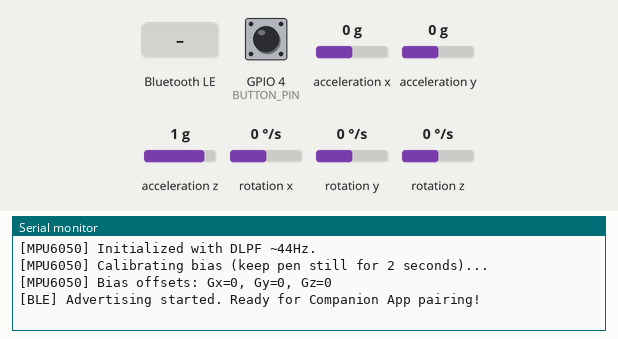
Recording of a sketch running on a simulated ESP32. Shown: the last lines printed to the serial monitor. Wiring (inferred from the names in the program): MPU-6050 motion sensor at I2C address 0x68. Inputs (shaded band) come from the test bench; at power-on: GPIO 4 (BUTTON_PIN) HIGH, acceleration x 0 g, acceleration y 0 g, acceleration z 1 g, rotation x 0 °/s, rotation y 0 °/s, rotation z 0 °/s. Nothing arrives over Bluetooth unless stated; a phone connects over Bluetooth LE 3 s after start.

Above: at 3.3 s.
3.4 s: GPIO 4 (BUTTON_PIN) pulled LOW for 0.15 s
At 4.7 s:
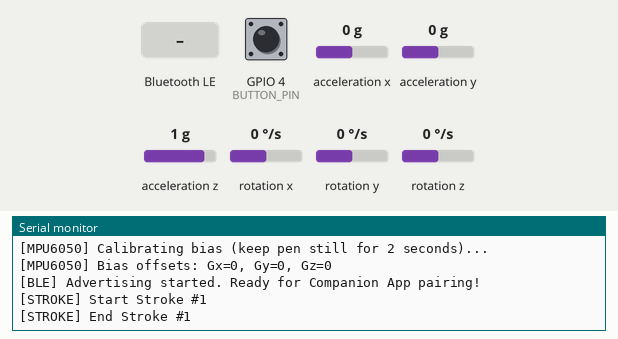
5.0 s: Bluetooth LE write "CALIBRATE_BIAS" received
At 6.2 s:
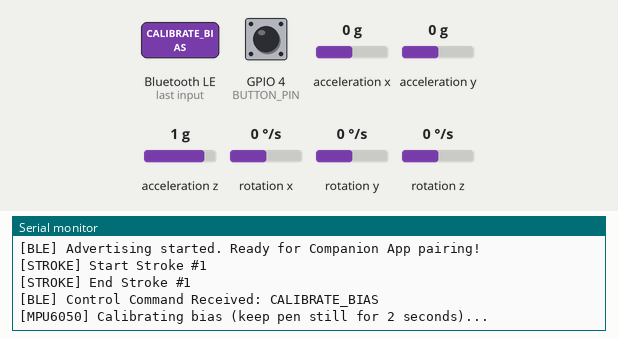
8.0 s: Bluetooth LE write "RESET_STROKE" received
At 9.2 s:
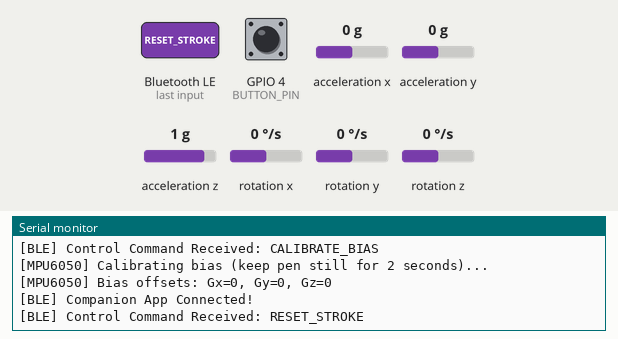
9.5 s: Bluetooth LE write "1" received
At 10.3 s:
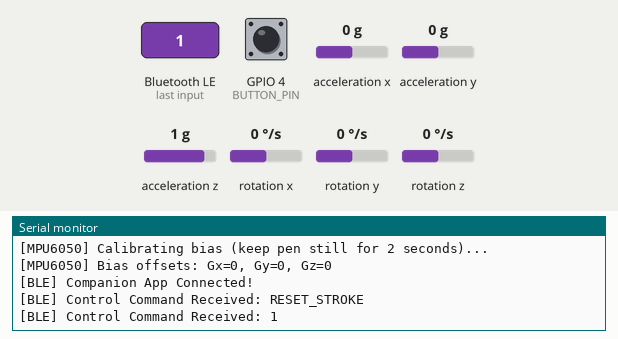

Measured:
- after the input at 3.4 s, the serial monitor: prints a new line at once (image 1)
- after the input at 5.0 s, the serial monitor: prints a new line at once (image 2)
- after the input at 8.0 s, the serial monitor: prints a new line at once (image 3)
- after the input at 9.5 s, the serial monitor: prints a new line at once (image 4)

The sketch:

AirPen_BLE_Companion.ino
```cpp
/*
 * AirPen v2 — Companion BLE GATT Firmware Sketch
 * K. J. Somaiya Institute of Technology · Group 11
 *
 * Hardware Wiring:
 *   MPU6050 VCC -> ESP32 3.3V
 *   MPU6050 GND -> ESP32 GND
 *   MPU6050 SDA -> ESP32 GPIO21
 *   MPU6050 SCL -> ESP32 GPIO22
 *   Button      -> ESP32 GPIO4 (active LOW with internal pull-up)
 *
 * BLE GATT Service UUID:        19B10000-E8F2-537E-4F6C-D104768A1214
 * IMU Stream Characteristic:    19B10001-E8F2-537E-4F6C-D104768A1214 (NOTIFY)
 * Stroke Event Characteristic:  19B10002-E8F2-537E-4F6C-D104768A1214 (NOTIFY)
 * Control/Config Characteristic:19B10003-E8F2-537E-4F6C-D104768A1214 (WRITE/READ)
 */

#include <Wire.h>
#include <BLEDevice.h>
#include <BLEServer.h>
#include <BLEUtils.h>
#include <BLE2902.h>

#define BUTTON_PIN 4
#define MPU_ADDR 0x68

// Service & Characteristic UUIDs
#define SERVICE_UUID        "19B10000-E8F2-537E-4F6C-D104768A1214"
#define CHAR_IMU_UUID       "19B10001-E8F2-537E-4F6C-D104768A1214"
#define CHAR_STROKE_UUID    "19B10002-E8F2-537E-4F6C-D104768A1214"
#define CHAR_CONTROL_UUID   "19B10003-E8F2-537E-4F6C-D104768A1214"

BLEServer* pServer = NULL;
BLECharacteristic* pIMUCharacteristic = NULL;
BLECharacteristic* pStrokeCharacteristic = NULL;
BLECharacteristic* pControlCharacteristic = NULL;
bool deviceConnected = false;
bool oldDeviceConnected = false;

// Calibration Offsets
int16_t ax_offset = 0, ay_offset = 0, az_offset = 0;
int16_t gx_offset = 0, gy_offset = 0, gz_offset = 0;

// Button state tracking
bool lastButtonState = HIGH;
unsigned long lastDebounceTime = 0;
const unsigned long debounceDelay = 30;

// Binary packet structure (20 bytes total - fits standard BLE MTU 23)
#pragma pack(push, 1)
struct IMUPacket {
  uint32_t t_ms;     // 4 bytes: timestamp in milliseconds
  int16_t ax;        // 2 bytes: Accel X (raw)
  int16_t ay;        // 2 bytes: Accel Y (raw)
  int16_t az;        // 2 bytes: Accel Z (raw)
  int16_t gx;        // 2 bytes: Gyro X (raw)
  int16_t gy;        // 2 bytes: Gyro Y (raw)
  int16_t gz;        // 2 bytes: Gyro Z (raw)
  uint8_t btn;       // 1 byte:  1 = pressed (pen down), 0 = released
  uint8_t stroke_id; // 1 byte:  incremental stroke counter
};
#pragma pack(pop)

IMUPacket currentPacket;
uint8_t currentStrokeId = 0;
unsigned long lastSampleTime = 0;
const unsigned long sampleInterval = 20; // 50 Hz streaming (20ms)

class ServerCallbacks : public BLEServerCallbacks {
  void onConnect(BLEServer* pServer) {
    deviceConnected = true;
    Serial.println("[BLE] Companion App Connected!");
  }

  void onDisconnect(BLEServer* pServer) {
    deviceConnected = false;
    Serial.println("[BLE] Companion App Disconnected.");
  }
};

class ControlCallbacks : public BLECharacteristicCallbacks {
  void onWrite(BLECharacteristic* pCharacteristic) {
    String value = pCharacteristic->getValue();
    if (value.length() > 0) {
      Serial.print("[BLE] Control Command Received: ");
      Serial.println(value.c_str());
      if (value == "CALIBRATE_BIAS") {
        calibrateMPU();
      } else if (value == "RESET_STROKE") {
        currentStrokeId = 0;
      }
    }
  }
};

void initMPU6050() {
  Wire.begin(21, 22, 400000); // 400kHz I2C
  Wire.beginTransmission(MPU_ADDR);
  Wire.write(0x6B); // PWR_MGMT_1 register
  Wire.write(0x00); // Wake up MPU6050
  Wire.endTransmission(true);

  // Configure DLPF (Digital Low-Pass Filter) -> 0x1A CONFIG register
  // Value 3: ~44 Hz Accel bandwidth, ~42 Hz Gyro bandwidth (ideal for air-writing)
  Wire.beginTransmission(MPU_ADDR);
  Wire.write(0x1A);
  Wire.write(0x03);
  Wire.endTransmission(true);

  // Configure Gyro Full Scale (+/- 500 deg/s) -> 0x1B GYRO_CONFIG register
  Wire.beginTransmission(MPU_ADDR);
  Wire.write(0x1B);
  Wire.write(0x08);
  Wire.endTransmission(true);

  Serial.println("[MPU6050] Initialized with DLPF ~44Hz.");
}

void calibrateMPU() {
  Serial.println("[MPU6050] Calibrating bias (keep pen still for 2 seconds)...");
  int32_t gx_sum = 0, gy_sum = 0, gz_sum = 0;
  const int samples = 200;
  for (int i = 0; i < samples; i++) {
    Wire.beginTransmission(MPU_ADDR);
    Wire.write(0x43); // Gyro start register
    Wire.endTransmission(false);
    Wire.requestFrom(MPU_ADDR, 6, true);
    if (Wire.available() >= 6) {
      gx_sum += (int16_t)(Wire.read() << 8 | Wire.read());
      gy_sum += (int16_t)(Wire.read() << 8 | Wire.read());
      gz_sum += (int16_t)(Wire.read() << 8 | Wire.read());
    }
    delay(10);
  }
  gx_offset = gx_sum / samples;
  gy_offset = gy_sum / samples;
  gz_offset = gz_sum / samples;
  Serial.printf("[MPU6050] Bias offsets: Gx=%d, Gy=%d, Gz=%d\n", gx_offset, gy_offset, gz_offset);
}

void setup() {
  Serial.begin(115200);
  pinMode(BUTTON_PIN, INPUT_PULLUP);

  initMPU6050();
  calibrateMPU();

  // Initialize BLE
  BLEDevice::init("AirPen_v2");
  pServer = BLEDevice::createServer();
  pServer->setCallbacks(new ServerCallbacks());

  BLEService* pService = pServer->createService(SERVICE_UUID);

  // IMU Data characteristic
  pIMUCharacteristic = pService->createCharacteristic(
    CHAR_IMU_UUID,
    BLECharacteristic::PROPERTY_READ | BLECharacteristic::PROPERTY_NOTIFY
  );
  pIMUCharacteristic->addDescriptor(new BLE2902());

  // Stroke Event characteristic
  pStrokeCharacteristic = pService->createCharacteristic(
    CHAR_STROKE_UUID,
    BLECharacteristic::PROPERTY_READ | BLECharacteristic::PROPERTY_NOTIFY
  );
  pStrokeCharacteristic->addDescriptor(new BLE2902());

  // Control characteristic
  pControlCharacteristic = pService->createCharacteristic(
    CHAR_CONTROL_UUID,
    BLECharacteristic::PROPERTY_WRITE | BLECharacteristic::PROPERTY_READ
  );
  pControlCharacteristic->setCallbacks(new ControlCallbacks());

  pService->start();

  BLEAdvertising* pAdvertising = BLEDevice::getAdvertising();
  pAdvertising->addServiceUUID(SERVICE_UUID);
  pAdvertising->setScanResponse(true);
  pAdvertising->setMinPreferred(0x06);
  pAdvertising->setMinPreferred(0x12);
  BLEDevice::startAdvertising();
  Serial.println("[BLE] Advertising started. Ready for Companion App pairing!");
}

void loop() {
  // Read button with debounce
  int reading = digitalRead(BUTTON_PIN);
  if (reading != lastButtonState) {
    lastDebounceTime = millis();
  }

  uint8_t isPressed = 0;
  if ((millis() - lastDebounceTime) > debounceDelay) {
    isPressed = (reading == LOW) ? 1 : 0; // Active LOW
    if (isPressed && !currentPacket.btn) {
      // Stroke started!
      currentStrokeId++;
      Serial.printf("[STROKE] Start Stroke #%d\n", currentStrokeId);
      if (deviceConnected) {
        uint8_t strokeEvent[2] = {0x01, currentStrokeId}; // 0x01 = Stroke Start
        pStrokeCharacteristic->setValue(strokeEvent, 2);
        pStrokeCharacteristic->notify();
      }
    } else if (!isPressed && currentPacket.btn) {
      // Stroke ended
      Serial.printf("[STROKE] End Stroke #%d\n", currentStrokeId);
      if (deviceConnected) {
        uint8_t strokeEvent[2] = {0x00, currentStrokeId}; // 0x00 = Stroke End
        pStrokeCharacteristic->setValue(strokeEvent, 2);
        pStrokeCharacteristic->notify();
      }
    }
    currentPacket.btn = isPressed;
  }
  lastButtonState = reading;

  // Stream IMU samples at fixed interval (50Hz)
  if (millis() - lastSampleTime >= sampleInterval) {
    lastSampleTime = millis();

    Wire.beginTransmission(MPU_ADDR);
    Wire.write(0x3B); // Accel start register
    Wire.endTransmission(false);
    Wire.requestFrom(MPU_ADDR, 14, true);

    if (Wire.available() >= 14) {
      int16_t raw_ax = (Wire.read() << 8 | Wire.read());
      int16_t raw_ay = (Wire.read() << 8 | Wire.read());
      int16_t raw_az = (Wire.read() << 8 | Wire.read());
      Wire.read(); Wire.read(); // Skip temp register
      int16_t raw_gx = (Wire.read() << 8 | Wire.read()) - gx_offset;
      int16_t raw_gy = (Wire.read() << 8 | Wire.read()) - gy_offset;
      int16_t raw_gz = (Wire.read() << 8 | Wire.read()) - gz_offset;

      currentPacket.t_ms = millis();
      currentPacket.ax = raw_ax;
      currentPacket.ay = raw_ay;
      currentPacket.az = raw_az;
      currentPacket.gx = raw_gx;
      currentPacket.gy = raw_gy;
      currentPacket.gz = raw_gz;
      currentPacket.stroke_id = currentStrokeId;

      if (deviceConnected) {
        pIMUCharacteristic->setValue((uint8_t*)&currentPacket, sizeof(IMUPacket));
        pIMUCharacteristic->notify();
      }
    }
  }

  // Handle BLE disconnect & re-advertising
  if (!deviceConnected && oldDeviceConnected) {
    delay(500);
    pServer->startAdvertising();
    Serial.println("[BLE] Restarted advertising.");
    oldDeviceConnected = deviceConnected;
  }
  if (deviceConnected && !oldDeviceConnected) {
    oldDeviceConnected = deviceConnected;
  }
}
```
